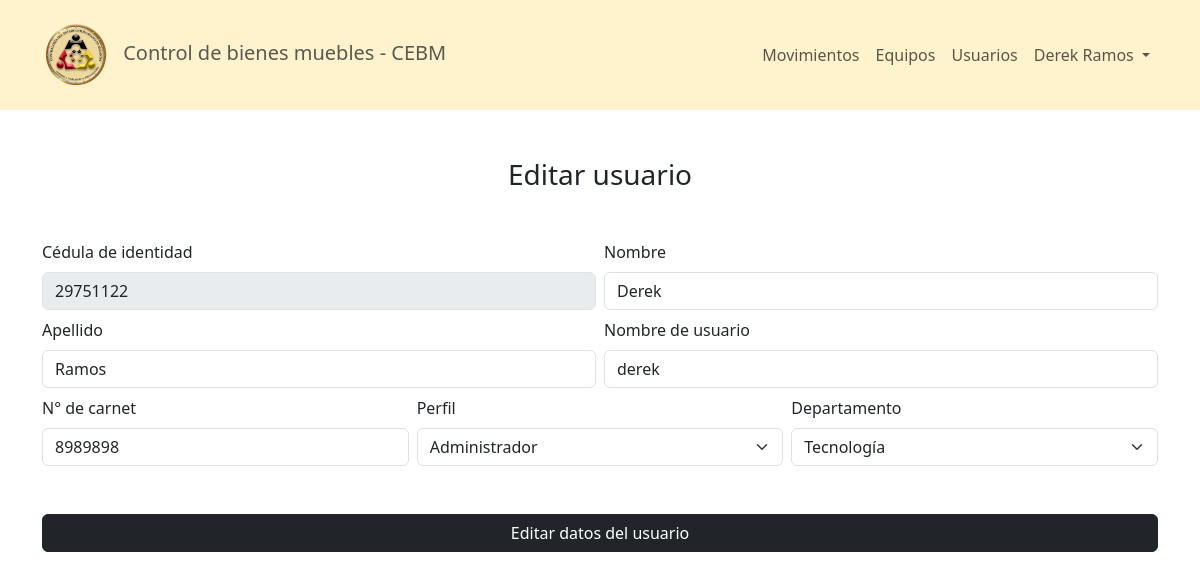
The page /pages/editUser.php?id=10&op=e (signed in) on the database its author committed.
### tables this page shows
CREATE TABLE `usuarios` (
  `id` int(11) NOT NULL,
  `nombre` varchar(40) NOT NULL,
  `apellido` varchar(40) NOT NULL,
  `ci` varchar(8) NOT NULL,
  `n_carnet` varchar(7) NOT NULL,
  `departamento` int(11) NOT NULL,
  `rol` tinyint(4) NOT NULL,
  `estatus` tinyint(4) NOT NULL,
  `username` varchar(30) NOT NULL,
  `password` varchar(256) NOT NULL
);

### config/conex.php (called while the page is built, shortened)
<?php
    $user = "root";
?>

### pages/editUser.php (the view, shortened to what this page needs)
<?php include ('../config/Header.php'); ?>
<?php include ('../config/NavBar.php'); ?>
<?php
    require('../config/conex.php');
    $id = $_GET['id'];
    $op = $_GET['op'];
    $query = "SELECT * FROM usuarios WHERE id = $id";
    $result = mysqli_query($conn, $query);
    $user = mysqli_fetch_array($result);
?>
<section class="mt-5">
    <h3 class="text-center">
        <?php
            if($op === 'e'){
                echo("Editar usuario");
            } else if ($op === 'p'){
                echo("Cambiar contraseña");
            }
        ?>
    </h3>
    <div class="container d-flex justify-content-center mt-5">
        <?php
            if($op === 'e'){
        ?>
        <form action="../services/users/edit_user.php" method="POST" class="row g-2" autocomplete="off">
            <div class="col-sm-6">
                <label class="form-label" for="ci">Cédula de identidad</label>
                <input class="form-control" name="ci" id="ci" maxlength="8" placeholder="14000000" value="<?php echo($user[3])?>" disabled>
            </div>
            <div class="col-sm-6">
                <label for="name" class="form-label">Nombre</label>
                <input class="form-control" type="text" name="nombre" id="name" maxlength="40" placeholder="Ingrese su nombre" value="<?php echo($user[1])?>" required>
            </div>
            <div class="col-sm-6">
                <label class="form-label" for="apellido">Apellido</label>
                <input class="form-control" type="text" name="apellido" maxlength="40" id="apellido" placeholder="Ingrese su apellido" value="<?php echo($user[2])?>" required>
            </div>
            <div class="col-sm-6">
                <label class="form-label" for="user">Nombre de usuario</label>
                <input class="form-control" type="text" name="username" id="user" placeholder="Ingrese su usuario" maxlength="30" value="<?php echo($user[8])?>" required>
            </div>
            <div class="col-sm-4">
                <label class="form-label" for="carnet">N° de carnet</label>
                <input class="form-control" type="text" name="n_carnet" id="carnet" placeholder="0000-00" value="<?php echo($user[4])?>" maxlength="7">
            </div>
            <div class="col-sm-4">
                <label class="form-label" for="rol">Perfil</label>
                <select class="form-select" name="rol" id="rol" required>
                    <?php
                        $roles = ["Administrador", "Analista"];
                        foreach($roles as $key => $role){
                            $selected = ($user[6] == $key) ? "selected" : "";
                            echo("<option value='$key' $selected>$role</option>");
                        }
                    ?>
                </select>
            </div>
            <div class="col-sm-4">
                <label class="form-label" for="user">Departamento</label>
                <select class="form-select" name="departamento" id="departamento" required>
                    <?php
                        require('../config/conex.php');
                        $res = mysqli_query($conn, "SELECT * FROM departamento");
                        while($row = mysqli_fetch_array($res)){
                            if($user[5] == $row[0]){
                                ?>
                                <option selected value="<?php echo($row[0]); ?>"><?php echo($row[1]); ?></option>
                                <?php
                            } else {
                                ?>
                                <option value="<?php echo($row[0]); ?>"><?php echo($row[1]); ?></option>
                                <?php
                            }
                        }
                    ?>
                </select>
            </div>
            <div class="d-grid gap-2 mt-5">
                <input class="btn btn-dark" type="submit" value="Editar datos del usuario">
            </div>
        </form>
        <?php
            }
        ?>
    </div>
</section>
<?php
    include('../config/FooterHtml.php');
?>

### src/global.css (style rules this page uses)
* { font-family: system-ui, sans-serif; box-sizing: border-box; margin: 0; }

### rows shown on the page
usuarios: ci "29751122", nombre "Derek", apellido "Ramos", username "derek", n_carnet "8989898"

### other values the page prints
$nombre "Derek"
$apellido "Ramos"
form field rol "Administrador"
form field departamento "Tecnología"
